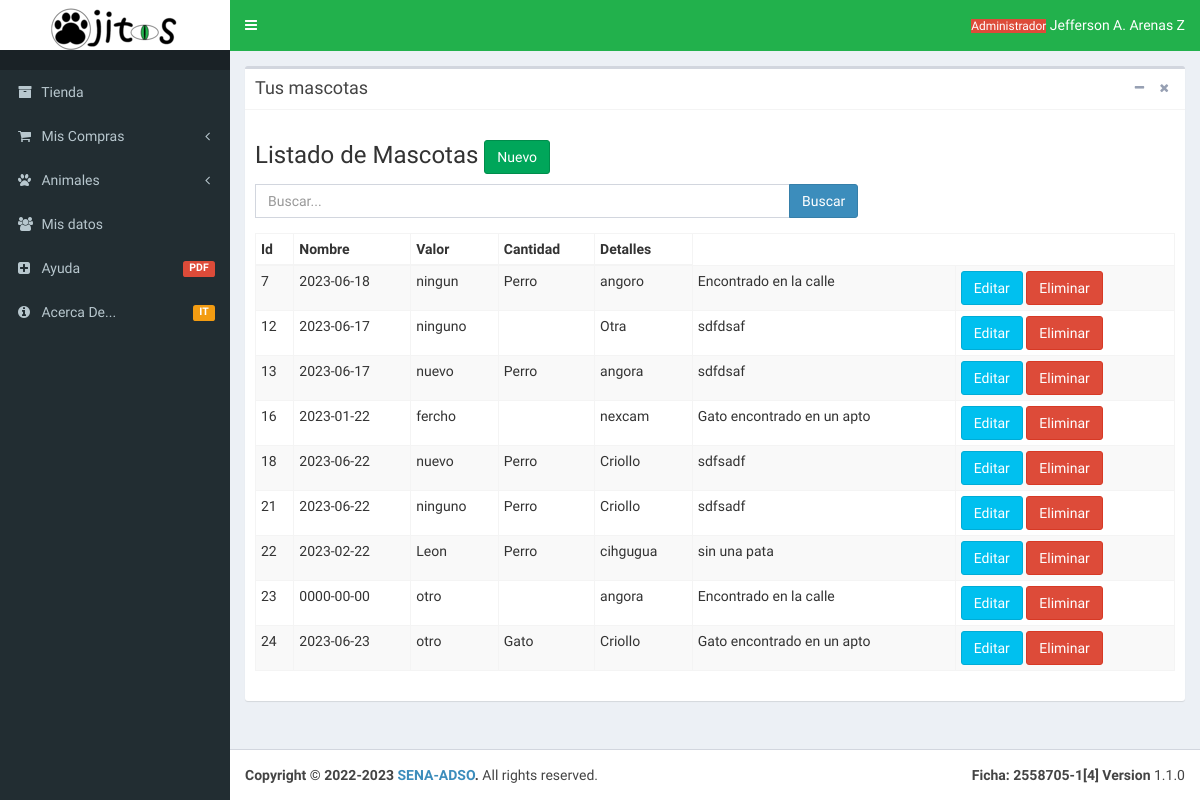
The page /Vista/html/Dashboard/Adopcion/adopcionAdmFacList.php on the database as committed earlier.
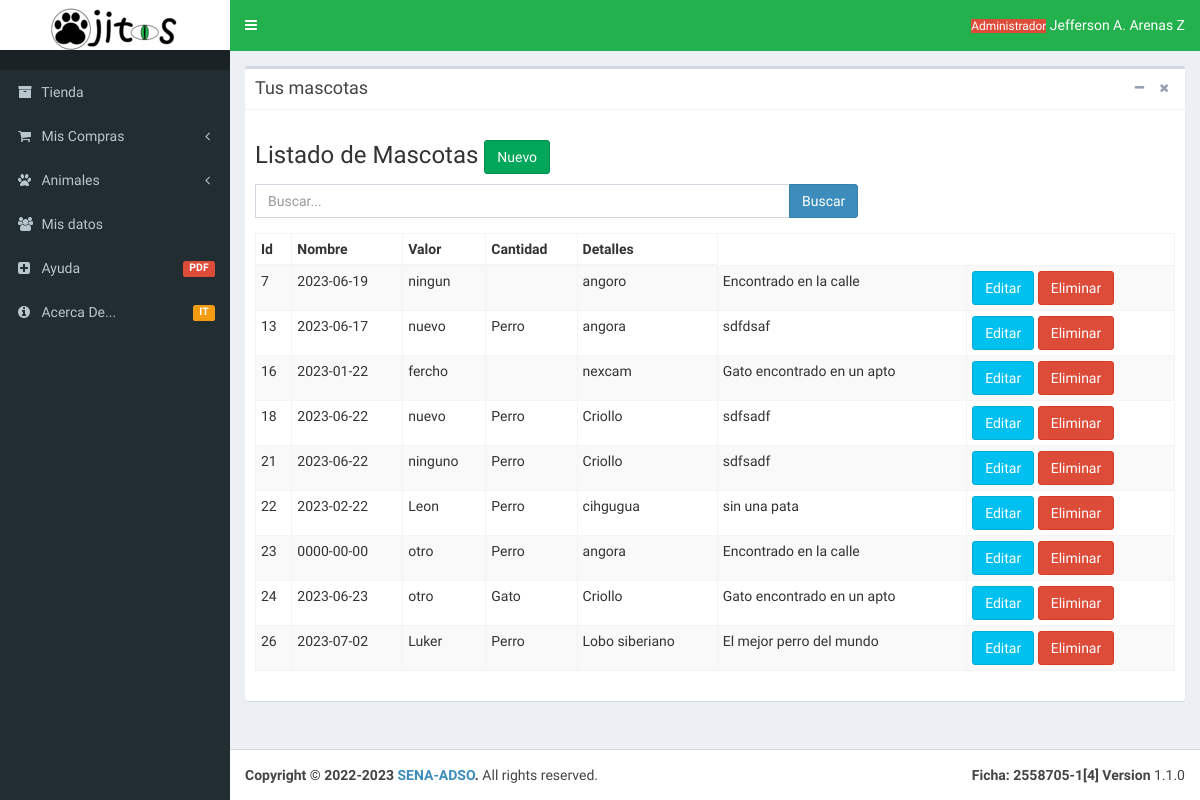
The same page on the database as committed later.
### tables this page shows
CREATE TABLE `animales_en_adopcion` (
  `idAnimaldisponible` int(11) NOT NULL AUTO_INCREMENT,
  `fechaEncuentro` date NOT NULL,
  `nombreAnimaladopocion` varchar(50) DEFAULT NULL,
  `especie_Animal` enum('Perro','Gato') NOT NULL,
  `raza` varchar(30) DEFAULT NULL,
  `observacionesAnimal` varchar(100) DEFAULT NULL,
  `estadoSolicitud` enum('Disponible','Solicitado','Adoptado','Rechazado') DEFAULT 'Disponible',
  PRIMARY KEY (`idAnimaldisponible`)
);

### Vista/html/Dashboard/Adopcion/adopcionAdmFacList.php (the view, shortened to what this page needs)
<!DOCTYPE html>
<html>
<head>
  <link rel="stylesheet" href="../Layout/font-awesome-4.7.0/css/font-awesome.min.css">
  <link rel="stylesheet" href="../Layout/css/bootstrap.min.css">
  <link rel="stylesheet" href="../Layout/css/font-awesome.css">
  <link rel="stylesheet" href="../Layout/css/AdminLTE.min.css">
     <link rel="stylesheet" href="../Layout/css/_all-skins.min.css">
   </head>
   <body class="hold-transition skin-blue sidebar-mini">
    <div class="wrapper">
      <header class="main-header">
        <a href="#" class="logo">
          <img src="..\Layout\img\Logo_Small.png">
        </a>
        <nav class="navbar navbar-static-top" role="navigation">
          <a href="#" class="sidebar-toggle" data-toggle="offcanvas" role="button">
          </a>
          <div class="navbar-custom-menu">
            <ul class="nav navbar-nav">
              <li class="dropdown user user-menu"   style="color: black;">
                <a href="#" class="dropdown-toggle" data-toggle="dropdown">
                  <small class="bg-red">Administrador</small>
                  <span class="hidden-xs">Jefferson A. Arenas Z</span>
                </a>
              </li>
            </ul>
          </div>
        </nav>
      </header>
      <aside class="main-sidebar">
        <section class="sidebar">
          <ul class="sidebar-menu">
            <li class="header"></li>
            <li class="treeview">
              <a href="../Productos/productoClienteListado.php">
                <i class="fa fa-archive"></i>
                <span>Tienda</span>
              </a>
             </li>
            <li class="treeview">
              <a href="#">
                <i class="fa fa-shopping-cart"></i>
                <span>Mis Compras</span>
                <i class="fa fa-angle-left pull-right"></i>
              </a>
            </li>
            <li class="treeview">
              <a href="#">
                <i class="fa fa-paw"></i>
                <span>Animales</span>
                <i class="fa fa-angle-left pull-right"></i>
              </a>
            </li>
            <li class="treeview">
              <a href="#">
                <i class="fa fa-users"></i>
                <span>Mis datos</span>
              </a>
            </li>
            <li>
              <a href="#">
                <i class="fa fa-plus-square"></i> <span>Ayuda</span>
                <small class="label pull-right bg-red">PDF</small>
              </a>
            </li>
            <li>
              <a href="#">
                <i class="fa fa-info-circle"></i> <span>Acerca De...</span>
                <small class="label pull-right bg-yellow">IT</small>
              </a>
            </li>
          </ul>
        </section>
      </aside>
      <div class="content-wrapper">
        <section class="content">
          <div class="row">
            <div class="col-md-12">
              <div class="box">
                <div class="box-header with-border">
                  <h3 class="box-title">Tus mascotas</h3>
                  <div class="box-tools pull-right">
                    <button class="btn btn-box-tool" data-widget="collapse"><i class="fa fa-minus"></i></button>
                    <button class="btn btn-box-tool" data-widget="remove"><i class="fa fa-times"></i></button>
                  </div>
                </div>
                <div class="box-body">
                 <div class="row">
                  <div class="col-md-12">
                    <div class="row">
                      <div class="col-lg-8 col-md-8 col-sm-8 col-xs-12">
                        <h3>Listado de Mascotas <a href=".\adopcionAdmCrear.php"><button class="btn btn-success">Nuevo</button></a></h3>
                        <div class="form-group">
                         <form action="" method="post">
                          <div class="input-group">
                           <input type="text" class="form-control" name="textbox" placeholder="Buscar..." value="">
                            <span class="input-group-btn">
                              <button type="submit" class="btn btn-primary" name="enviar">Buscar</button>
                            </span>
                          </div>
                         </form>
                        </div>
                      </div>
                    </div>
                    <div class="row">
                      <div class="col-lg-12 col-md-12 col-sm-12 col-xs-12">
                        <div class="table-responsive">
                          <table class="table table-striped table-bordered table-condensed table-hover">
                            <thead>
                              <th>Id</th>
                              <th>Nombre</th>
                              <th>Valor</th>
                              <th>Cantidad</th>
                              <th>Detalles</th>
                            </thead>
                    <?php
                        $inc = include("Conexion.php");
                            if ($inc) {
                                if (isset($_POST["enviar"])) {
                                  $buscar = $_POST["textbox"];
                                  $Result = "SELECT * FROM animales_en_adopcion WHERE nombreMascota LIKE '%$buscar%'";
                                  $buscarResult= mysqli_query($conexion, $Result);
                                    while ($row = $buscarResult->fetch_array()) {
                                      $idAnimaldisponible = $row["idAnimaldisponible"];
                                      $fechaAdop = $row["fechaEncuentro"];
                                      $nombreAAdop = $row["nombreAnimaladopocion"];
                                      $especieAAdop = $row["especie_Animal"];
                                      $raza = $row["raza"];
                                      $observacionesAn = $row["observacionesAnimal"];
                                        ?>
                                        <tr>
                                            <td><?php echo $idAnimaldisponible ?>  </td>
                                            <td><?php echo $fechaAdop ?>  </td>
                                            <td><?php echo $nombreAAdop ?></td>
                                            <td><?php echo $especieAAdop ?></td>
                                            <td><?php echo $raza ?></td>
                                            <td><?php echo $observacionesAn ?></td>
                                            <td>
                                                <a href="adopadmlistadoEditar.php?id=<?php echo $row ['idAnimaldisponible'];?>"><button class="btn btn-info">Editar</button></a>
                                                <a href="adopadmlistadoEliminar.php?id=<?php echo $row ['idAnimaldisponible'];?>"><button class="btn btn-danger">Eliminar</button></a>
                                            </td>
                                        </tr>
            <?php
                                }}else{
                                  $traer = "SELECT * FROM animales_en_adopcion";
                                  $resultado = mysqli_query($conexion, $traer);
                                 if ($resultado) {
                                    while ($row = $resultado->fetch_array()) {
                                      $idAnimaldisponible = $row["idAnimaldisponible"];
                                      $fechaAdop = $row["fechaEncuentro"];
                                      $nombreAAdop = $row["nombreAnimaladopocion"];
                                      $especieAAdop = $row["especie_Animal"];
                                      $raza = $row["raza"];
                                      $observacionesAn = $row["observacionesAnimal"];
                                        ?>
                                        <tr>
                                            <td><?php echo $idAnimaldisponible ?>  </td>
                                            <td><?php echo $fechaAdop ?>  </td>
                                            <td><?php echo $nombreAAdop ?></td>
                                            <td><?php echo $especieAAdop ?></td>
                                            <td><?php echo $raza ?></td>
                                            <td><?php echo $observacionesAn ?></td>
                                            <td>
                                                <a href="adopadmlistadoEditar.php?id=<?php echo $row ['idAnimaldisponible'];?>"><button class="btn btn-info">Editar</button></a>
                                                <a href="adopadmlistadoEliminar.php?id=<?php echo $row ['idAnimaldisponible'];?>"><button class="btn btn-danger">Eliminar</button></a>
                                            </td>
                                        </tr>
            <?php
                                }}}
        ?>
                                  </table>
                                    <?php
                        }
                            ?>
                        </div>
                      </div>
                    </div>
                  </div>
                </div>
              </div>
            </div>
          </div>
        </div>
      </div>
    </div>
<footer class="main-footer">
  <div class="pull-right hidden-xs">
    <b>Ficha: 2558705-1[4] Version</b> 1.1.0
  </div>
  <strong>Copyright &copy; 2022-2023 <a href="www.incanatoit.com">SENA-ADSO</a>.</strong> All rights reserved.
</footer>
</body>
</html>

Rows that differ between the two databases and show on the page:
removed animales_en_adopcion: idAnimaldisponible "12", fechaEncuentro "2023-06-17", nombreAnimaladopocion "ninguno", raza "Otra", observacionesAnimal "sdfdsaf"
changed animales_en_adopcion "ningun": fechaEncuentro "2023-06-18" → "2023-06-19"; especie_Animal "Perro" → (not shown)
changed animales_en_adopcion id 23: especie_Animal (not shown) → "Perro"
added animales_en_adopcion: idAnimaldisponible "26", fechaEncuentro "2023-07-02", nombreAnimaladopocion "Luker", especie_Animal "Perro", raza "Lobo siberiano", observacionesAnimal "El mejor perro del mundo"
